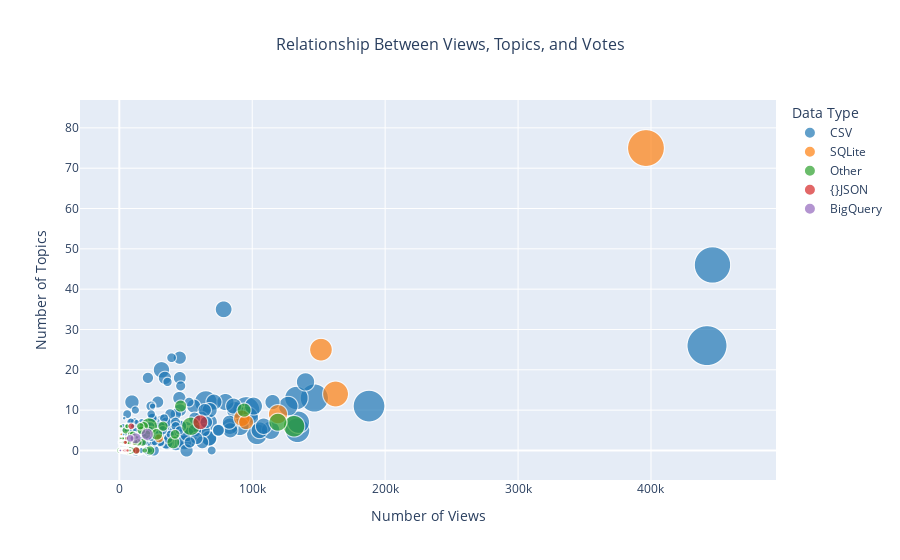

The notebook cell saved with this chart:
### Code cell
fig = px.scatter(
    data_frame=kaggle,
    x="Views",
    y="Topics",
    color="Data Type",
    size="Votes",
    size_max=40, 
    title="Relationship Between Views, Topics, and Votes",
    hover_data=["Title", "Data Type"],
    color_discrete_sequence=px.colors.qualitative.D3,
)

fig.update_layout(
    title_x=0.5,
    title_font=dict(size=16),
    xaxis_title="Number of Views",
    yaxis_title="Number of Topics",
    font=dict(size=12),  
)

fig.show()

### Figure 1 — Plotly figure (JSON) as saved in the notebook; plotly's stock layout.template omitted (floating-point values rounded to 4 significant figures; data arrays with more than 128 entries replaced by an {"elided": "..."} marker saying what was removed)
{"data": [{"customdata": {"elided": "1593x2 str values"}, "hovertemplate": "Data Type=%{customdata[1]}<br>Views=%{x}<br>Topics=%{y}<br>Votes=%{marker.size}<br>Title=%{customdata[0]}<extra></extra>", "legendgroup": "CSV", "marker": {"color": "#1F77B4", "size": {"elided": "1593 int values"}, "sizemode": "area", "sizeref": 0.7756, "symbol": "circle"}, "mode": "markers", "name": "CSV", "showlegend": true, "type": "scattergl", "x": {"elided": "1593 int values"}, "xaxis": "x", "y": {"elided": "1593 int values"}, "yaxis": "y"}, {"customdata": [["European Soccer Database", "SQLite"], ["Iris Species", "SQLite"], ["Lending Club Loan Data", "SQLite"], ["Amazon Fine Food Reviews", "SQLite"], ["Twitter US Airline Sentiment", "SQLite"], ["SF Salaries", "SQLite"], ["Monty Python Flying Circus", "SQLite"], ["Board Games Dataset", "SQLite"], ["1.88 Million US Wildfires", "SQLite"], ["First GOP Debate Twitter Sentiment", "SQLite"], ["18,393 Pitchfork Reviews", "SQLite"], ["French presidential election", "SQLite"], ["8a.nu Climbing Logbook", "SQLite"], ["JACS Papers 1996 - 2016", "SQLite"], ["SNAP Memetracker", "SQLite"], ["Indian Premier League SQLite Database", "SQLite"], ["Pokemon Trainers Dataset", "SQLite"], ["What.CD Hip Hop", "SQLite"], ["ACB 1994-2016 Spanish Basketball League Results", "SQLite"], ["World Soccer - archive of soccer results and odds", "SQLite"], ["4chan.org/pol forum posts with keyword Trump", "SQLite"], ["Ultimate 25k+ Matches Football Database -European", "SQLite"], ["The files on your computer", "SQLite"], ["Tools Testing and Community Prototyping", "SQLite"], ["Football Delphi", "SQLite"]], "hovertemplate": "Data Type=%{customdata[1]}<br>Views=%{x}<br>Topics=%{y}<br>Votes=%{marker.size}<br>Title=%{customdata[0]}<extra></extra>", "legendgroup": "SQLite", "marker": {"color": "#FF7F0E", "size": [1046, 512, 406, 281, 212, 172, 163, 110, 77, 65, 51, 31, 16, 12, 11, 11, 8, 8, 7, 6, 5, 4, 3, 3, 3], "sizemode": "area", "sizeref": 0.7756, "symbol": "circle"}, "mode": "markers", "name": "SQLite", "showlegend": true, "type": "scattergl", "x": [396214, 162706, 151714, 119362, 92154, 95375, 11214, 19357, 13794, 29918, 8565, 11027, 7143, 2801, 2876, 6050, 2834, 2768, 1177, 1542, 871, 3662, 1096, 308, 1688], "xaxis": "x", "y": [75, 14, 25, 9, 8, 7, null, null, null, 3, null, 2, null, null, 0, 2, 0, 0, null, 4, null, 2, 0, 0, 0], "yaxis": "y"}, {"customdata": {"elided": "468x2 str values"}, "hovertemplate": "Data Type=%{customdata[1]}<br>Views=%{x}<br>Topics=%{y}<br>Votes=%{marker.size}<br>Title=%{customdata[0]}<extra></extra>", "legendgroup": "Other", "marker": {"color": "#2CA02C", "size": {"elided": "468 int values"}, "sizemode": "area", "sizeref": 0.7756, "symbol": "circle"}, "mode": "markers", "name": "Other", "showlegend": true, "type": "scattergl", "x": {"elided": "468 int values"}, "xaxis": "x", "y": {"elided": "468 int values"}, "yaxis": "y"}, {"customdata": [["Death in the United States", "{}JSON"], ["Prescription-based prediction", "{}JSON"], ["Magic The Gathering Cards", "{}JSON"], ["Stanford Question Answering Dataset", "{}JSON"], ["(LoL) League of Legends Ranked Games", "{}JSON"], ["US Energy Statistics", "{}JSON"], ["World Factbook Country Profiles", "{}JSON"], ["EmojiNet", "{}JSON"], ["Amazon reviews: Kindle Store Category", "{}JSON"], ["The National University of Singapore SMS Corpus", "{}JSON"], ["NFL Football Player Stats", "{}JSON"], ["Financial Statement Extracts", "{}JSON"], ["OpenCorpora: Russian", "{}JSON"], ["Planes in Satellite Imagery", "{}JSON"], ["Museum Reviews Collected from TripAdvisor", "{}JSON"], ["Predict Molecular Properties", "{}JSON"], ["freeCodeCamp Gitter Chat, 2015-2017", "{}JSON"], ["Most Popular Quotes on Goodreads", "{}JSON"], ["Recipe Ingredients Dataset", "{}JSON"], ["EmoSim508", "{}JSON"], ["Net Neutrality Accountability", "{}JSON"], ["EveryPolitician", "{}JSON"], ["Run Activities", "{}JSON"], ["Ukrainian Parliament Daily Agenda Results", "{}JSON"], ["Discourse Acts on Reddit", "{}JSON"], ["Dictionary of American Regional English (DAREDS)", "{}JSON"], ["Arabic - Egyptian comparable Wikipedia corpus", "{}JSON"], ["Random Acts of Pizza", "{}JSON"], ["Mobile location history of 10/2014", "{}JSON"], ["100K Coursera's Course Reviews Dataset", "{}JSON"], ["Author Disambiguation", "{}JSON"], ["FDA Enforcement Actions", "{}JSON"], ["Game of Thrones Subtitles", "{}JSON"], ["GrammyAwardsInNumbers", "{}JSON"], ["Hessen House Prices Dataset", "{}JSON"], ["Unicode 10.0 Character Database in JSON", "{}JSON"], ["Articles extracted from a fashion blog", "{}JSON"], ["Anna University results May-June 2016", "{}JSON"], ["NYC Open Data Metadata", "{}JSON"], ["American Presidency Project", "{}JSON"], ["Daikon (Diachronic Corpus)", "{}JSON"], ["Geographically Annotated Civil War Corpus", "{}JSON"], ["Valid US Addresses by Zip Code", "{}JSON"], ["Panic! at the Dataset", "{}JSON"], ["test.json", "{}JSON"], ["Similar Sentences Clustered Data", "{}JSON"], ["NYC boroughs shapes", "{}JSON"], ["US Representation by Zip Code", "{}JSON"], ["Indie Map", "{}JSON"], ["FoodClassification", "{}JSON"], ["Amazon Reviews", "{}JSON"], ["University Statistics", "{}JSON"], ["Nazi Tweets", "{}JSON"], ["UCI Communities and Crime Unnormalized Data Set", "{}JSON"], ["data sensors", "{}JSON"], ["Stemmed and Lementized English words", "{}JSON"]], "hovertemplate": "Data Type=%{customdata[1]}<br>Views=%{x}<br>Topics=%{y}<br>Votes=%{marker.size}<br>Title=%{customdata[0]}<extra></extra>", "legendgroup": "{}JSON", "marker": {"color": "#D62728", "size": [168, 56, 45, 45, 35, 26, 20, 20, 19, 16, 15, 15, 14, 14, 13, 13, 10, 10, 10, 8, 8, 8, 8, 7, 7, 6, 5, 5, 5, 5, 5, 5, 5, 4, 4, 4, 3, 3, 3, 3, 3, 3, 3, 2, 2, 2, 2, 2, 2, 2, 2, 2, 2, 2, 2, 2], "sizemode": "area", "sizeref": 0.7756, "symbol": "circle"}, "mode": "markers", "name": "{}JSON", "showlegend": true, "type": "scattergl", "x": [60962, 16920, 12840, 12777, 8996, 3855, 2569, 3585, 2767, 2655, 936, 3586, 1584, 4520, 5516, 3278, 1049, 2756, 6187, 649, 878, 1196, 1572, 633, 934, 864, 844, 1883, 1582, 1462, 716, 1258, 500, 484, 725, 395, 73, 1222, 1664, 2890, 547, 616, 781, 566, 35, 558, 85, 939, 350, 234, 589, 850, 132, 126, 220, 70], "xaxis": "x", "y": [7, null, null, 0, 6, 0, 0, 0, 0, 0, null, 0, 0, 2, 3, null, null, 0, 0, 0, null, 0, 0, null, 0, 0, null, 0, null, 0, 0, 0, 0, 0, 0, 0, 0, 0, null, 0, 0, 0, null, 0, 0, 0, 0, null, null, 0, 0, null, 0, 0, 0, 0], "yaxis": "y"}, {"customdata": [["Bitcoin Blockchain", "BigQuery"], ["GitHub Repos", "BigQuery"], ["Hacker News", "BigQuery"], ["Historical Air Quality", "BigQuery"], ["OpenAQ", "BigQuery"], ["US Traffic Fatality Records", "BigQuery"], ["Eclipse Megamovie", "BigQuery"], ["Eclipse Megamovie", "BigQuery"]], "hovertemplate": "Data Type=%{customdata[1]}<br>Views=%{x}<br>Topics=%{y}<br>Votes=%{marker.size}<br>Title=%{customdata[0]}<extra></extra>", "legendgroup": "BigQuery", "marker": {"color": "#9467BD", "size": [115, 93, 81, 64, 47, 20, 6, 6], "sizemode": "area", "sizeref": 0.7756, "symbol": "circle"}, "mode": "markers", "name": "BigQuery", "showlegend": true, "type": "scattergl", "x": [21005, 12297, 14579, 13461, 8181, 4772, 827, 830], "xaxis": "x", "y": [4, 3, null, null, 3, null, 0, 0], "yaxis": "y"}], "layout": {"font": {"size": 12}, "legend": {"itemsizing": "constant", "title": {"text": "Data Type"}, "tracegroupgap": 0}, "title": {"font": {"size": 16}, "text": "Relationship Between Views, Topics, and Votes", "x": 0.5}, "xaxis": {"anchor": "y", "domain": [0, 1], "title": {"text": "Number of Views"}}, "yaxis": {"anchor": "x", "domain": [0, 1], "title": {"text": "Number of Topics"}}}}
